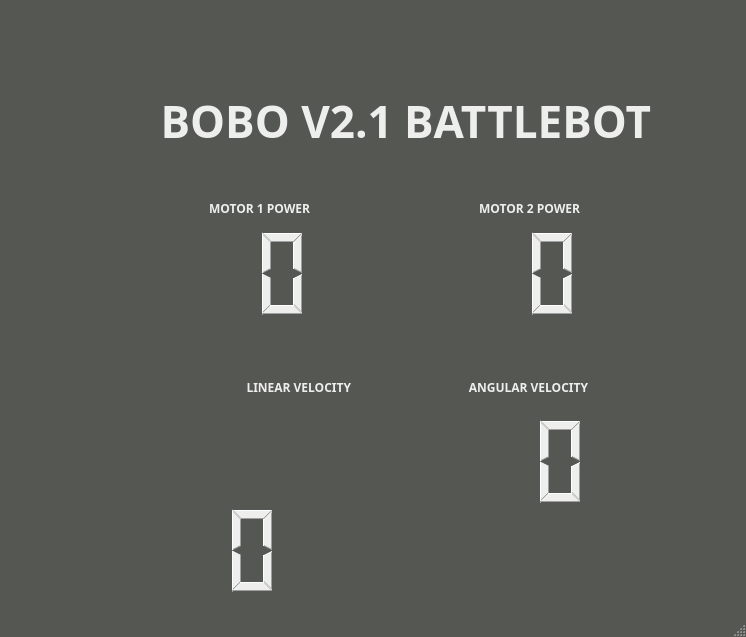
<?xml version="1.0" encoding="UTF-8"?>
<ui version="4.0">
 <class>MainWindow</class>
 <widget class="QMainWindow" name="MainWindow">
  <property name="geometry">
   <rect>
    <x>0</x>
    <y>0</y>
    <width>746</width>
    <height>637</height>
   </rect>
  </property>
  <property name="palette">
   <palette>
    <active>
     <colorrole role="WindowText">
      <brush brushstyle="SolidPattern">
       <color alpha="255">
        <red>238</red>
        <green>238</green>
        <blue>236</blue>
       </color>
      </brush>
     </colorrole>
     <colorrole role="Base">
      <brush brushstyle="SolidPattern">
       <color alpha="255">
        <red>238</red>
        <green>238</green>
        <blue>236</blue>
       </color>
      </brush>
     </colorrole>
     <colorrole role="Window">
      <brush brushstyle="SolidPattern">
       <color alpha="255">
        <red>85</red>
        <green>87</green>
        <blue>83</blue>
       </color>
      </brush>
     </colorrole>
    </active>
    <inactive>
     <colorrole role="WindowText">
      <brush brushstyle="SolidPattern">
       <color alpha="255">
        <red>238</red>
        <green>238</green>
        <blue>236</blue>
       </color>
      </brush>
     </colorrole>
     <colorrole role="Base">
      <brush brushstyle="SolidPattern">
       <color alpha="255">
        <red>238</red>
        <green>238</green>
        <blue>236</blue>
       </color>
      </brush>
     </colorrole>
     <colorrole role="Window">
      <brush brushstyle="SolidPattern">
       <color alpha="255">
        <red>85</red>
        <green>87</green>
        <blue>83</blue>
       </color>
      </brush>
     </colorrole>
    </inactive>
    <disabled>
     <colorrole role="WindowText">
      <brush brushstyle="SolidPattern">
       <color alpha="255">
        <red>190</red>
        <green>190</green>
        <blue>190</blue>
       </color>
      </brush>
     </colorrole>
     <colorrole role="Base">
      <brush brushstyle="SolidPattern">
       <color alpha="255">
        <red>85</red>
        <green>87</green>
        <blue>83</blue>
       </color>
      </brush>
     </colorrole>
     <colorrole role="Window">
      <brush brushstyle="SolidPattern">
       <color alpha="255">
        <red>85</red>
        <green>87</green>
        <blue>83</blue>
       </color>
      </brush>
     </colorrole>
    </disabled>
   </palette>
  </property>
  <property name="windowTitle">
   <string>MainWindow</string>
  </property>
  <widget class="QWidget" name="centralwidget">
   <widget class="QWidget" name="layoutWidget">
    <property name="geometry">
     <rect>
      <x>120</x>
      <y>370</y>
      <width>501</width>
      <height>141</height>
     </rect>
    </property>
    <layout class="QGridLayout" name="gridLayout_4">
     <item row="0" column="1">
      <widget class="QLabel" name="label_6">
       <property name="maximumSize">
        <size>
         <width>200</width>
         <height>100</height>
        </size>
       </property>
       <property name="font">
        <font>
         <family>Mukti Narrow</family>
         <weight>75</weight>
         <bold>true</bold>
        </font>
       </property>
       <property name="text">
        <string>ANGULAR VELOCITY</string>
       </property>
       <property name="alignment">
        <set>Qt::AlignRight|Qt::AlignTrailing|Qt::AlignVCenter</set>
       </property>
      </widget>
     </item>
     <item row="0" column="0">
      <widget class="QLabel" name="label_4">
       <property name="maximumSize">
        <size>
         <width>200</width>
         <height>100</height>
        </size>
       </property>
       <property name="font">
        <font>
         <family>Mukti Narrow</family>
         <weight>75</weight>
         <bold>true</bold>
        </font>
       </property>
       <property name="text">
        <string>LINEAR VELOCITY</string>
       </property>
       <property name="alignment">
        <set>Qt::AlignRight|Qt::AlignTrailing|Qt::AlignVCenter</set>
       </property>
      </widget>
     </item>
     <item row="1" column="1">
      <widget class="QLCDNumber" name="angular_lcd">
       <property name="minimumSize">
        <size>
         <width>200</width>
         <height>100</height>
        </size>
       </property>
       <property name="maximumSize">
        <size>
         <width>200</width>
         <height>100</height>
        </size>
       </property>
       <property name="palette">
        <palette>
         <active>
          <colorrole role="WindowText">
           <brush brushstyle="SolidPattern">
            <color alpha="255">
             <red>238</red>
             <green>238</green>
             <blue>236</blue>
            </color>
           </brush>
          </colorrole>
         </active>
         <inactive>
          <colorrole role="WindowText">
           <brush brushstyle="SolidPattern">
            <color alpha="255">
             <red>238</red>
             <green>238</green>
             <blue>236</blue>
            </color>
           </brush>
          </colorrole>
         </inactive>
         <disabled>
          <colorrole role="WindowText">
           <brush brushstyle="SolidPattern">
            <color alpha="255">
             <red>190</red>
             <green>190</green>
             <blue>190</blue>
            </color>
           </brush>
          </colorrole>
         </disabled>
        </palette>
       </property>
       <property name="lineWidth">
        <number>0</number>
       </property>
       <property name="smallDecimalPoint">
        <bool>false</bool>
       </property>
       <property name="digitCount">
        <number>4</number>
       </property>
      </widget>
     </item>
    </layout>
   </widget>
   <widget class="QWidget" name="layoutWidget">
    <property name="geometry">
     <rect>
      <x>380</x>
      <y>200</y>
      <width>261</width>
      <height>140</height>
     </rect>
    </property>
    <layout class="QGridLayout" name="gridLayout_2">
     <property name="sizeConstraint">
      <enum>QLayout::SetFixedSize</enum>
     </property>
     <item row="1" column="0">
      <widget class="QLabel" name="label_3">
       <property name="maximumSize">
        <size>
         <width>200</width>
         <height>100</height>
        </size>
       </property>
       <property name="font">
        <font>
         <family>Mukti Narrow</family>
         <weight>75</weight>
         <bold>true</bold>
        </font>
       </property>
       <property name="text">
        <string>MOTOR 2 POWER</string>
       </property>
       <property name="alignment">
        <set>Qt::AlignRight|Qt::AlignTrailing|Qt::AlignVCenter</set>
       </property>
      </widget>
     </item>
     <item row="2" column="0">
      <widget class="QLCDNumber" name="mot2PWR_lcd">
       <property name="minimumSize">
        <size>
         <width>200</width>
         <height>100</height>
        </size>
       </property>
       <property name="maximumSize">
        <size>
         <width>200</width>
         <height>100</height>
        </size>
       </property>
       <property name="lineWidth">
        <number>0</number>
       </property>
       <property name="smallDecimalPoint">
        <bool>false</bool>
       </property>
       <property name="digitCount">
        <number>4</number>
       </property>
      </widget>
     </item>
    </layout>
   </widget>
   <widget class="QWidget" name="layoutWidget">
    <property name="geometry">
     <rect>
      <x>110</x>
      <y>200</y>
      <width>241</width>
      <height>140</height>
     </rect>
    </property>
    <layout class="QGridLayout" name="gridLayout" rowstretch="0,0">
     <property name="sizeConstraint">
      <enum>QLayout::SetFixedSize</enum>
     </property>
     <item row="0" column="1">
      <widget class="QLabel" name="label_5">
       <property name="maximumSize">
        <size>
         <width>200</width>
         <height>100</height>
        </size>
       </property>
       <property name="font">
        <font>
         <family>Mukti Narrow</family>
         <weight>75</weight>
         <bold>true</bold>
        </font>
       </property>
       <property name="text">
        <string>MOTOR 1 POWER</string>
       </property>
       <property name="alignment">
        <set>Qt::AlignRight|Qt::AlignTrailing|Qt::AlignVCenter</set>
       </property>
      </widget>
     </item>
     <item row="1" column="1">
      <widget class="QLCDNumber" name="test">
       <property name="minimumSize">
        <size>
         <width>200</width>
         <height>100</height>
        </size>
       </property>
       <property name="maximumSize">
        <size>
         <width>200</width>
         <height>100</height>
        </size>
       </property>
       <property name="lineWidth">
        <number>0</number>
       </property>
       <property name="smallDecimalPoint">
        <bool>false</bool>
       </property>
       <property name="digitCount">
        <number>4</number>
       </property>
       <property name="value" stdset="0">
        <double>0.000000000000000</double>
       </property>
      </widget>
     </item>
    </layout>
   </widget>
   <widget class="QLabel" name="label_7">
    <property name="geometry">
     <rect>
      <x>20</x>
      <y>70</y>
      <width>631</width>
      <height>100</height>
     </rect>
    </property>
    <property name="font">
     <font>
      <family>Mukti Narrow</family>
      <pointsize>33</pointsize>
      <weight>75</weight>
      <bold>true</bold>
     </font>
    </property>
    <property name="text">
     <string>BOBO V2.1 BATTLEBOT</string>
    </property>
    <property name="alignment">
     <set>Qt::AlignRight|Qt::AlignTrailing|Qt::AlignVCenter</set>
    </property>
   </widget>
   <widget class="QLCDNumber" name="linear_lcd">
    <property name="geometry">
     <rect>
      <x>80</x>
      <y>500</y>
      <width>200</width>
      <height>100</height>
     </rect>
    </property>
    <property name="minimumSize">
     <size>
      <width>200</width>
      <height>100</height>
     </size>
    </property>
    <property name="maximumSize">
     <size>
      <width>200</width>
      <height>100</height>
     </size>
    </property>
    <property name="lineWidth">
     <number>0</number>
    </property>
    <property name="smallDecimalPoint">
     <bool>false</bool>
    </property>
    <property name="digitCount">
     <number>4</number>
    </property>
   </widget>
  </widget>
  <widget class="QMenuBar" name="menubar">
   <property name="geometry">
    <rect>
     <x>0</x>
     <y>0</y>
     <width>746</width>
     <height>22</height>
    </rect>
   </property>
  </widget>
  <widget class="QStatusBar" name="statusbar"/>
 </widget>
 <resources/>
 <connections/>
</ui>
